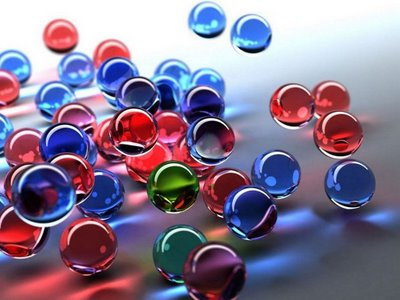
//> input picture Gausian Noise/MeanFilter/test.bmp, 400 x 300 px
$ ./MeanFilter   (built with g++ and OpenCV 4)
//> lines starting //> are read from the running program, lines starting //| are printed output that depends on the picture
#include <opencv2/highgui/highgui.hpp>
#include <iostream>

#include <opencv2/imgproc/imgproc.hpp>
using namespace cv;
using namespace std;
void GaussianMean(Mat,int,int);
Mat Gray(Mat);
int Mean(int[],int);
int main()
{
  Mat image = imread("C:\\Users\\Manoj\\Desktop\\AnoopDIP\\DIP\\Gausian Noise\\MeanFilter\\test.bmp");
//> image is the input picture: 300 rows x 400 cols, CV_8UC3; mean B, G, R 144.6, 120.1, 134.2
if (image.empty()) {
    cout << "Cannot open image!" << endl;
    return 1;
  }
Mat grayimage=Gray(image);
//> after the loop in Gray, `for(int i=0;i<height;i++)`:
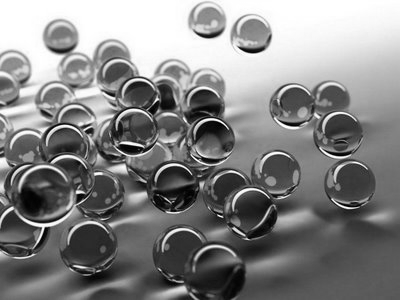
//> imgR: 300 rows x 400 cols, CV_8UC1; min 0, max 255, mean 132.7
//> after the loop in Gray, `for(int i=0;i<height;i++)`: n = 0; m = 300
GaussianMean(grayimage,4,6);
waitKey(0);
}

void GaussianMean(Mat grayimg,int w_width,int w_height){
//> called with w_width = 4, w_height = 6
int height=grayimg.rows;
//> height = 300
int width=grayimg.cols;
//> width = 400
int window[w_width*w_height];
int edgeX= w_width/2;
int edgeY = w_height/2;
Mat imageMean(height,width,CV_8UC1,Scalar(255));
int m,n;
m=edgeY;
n=edgeX;
int k;
for(int i=edgeY;i<height-edgeY;i++){
    for(int j=edgeX;j<width-edgeX;j++){
           k=0;
           for(int fx=0;fx<w_height;fx++){
              for(int fy=0;fy<w_width;fy++){
                 window[k++]=grayimg.at<uchar>(i+fy-edgeY,j+fx-edgeX);
              }
           }
    imageMean.at<uchar>(m,n++)=Mean(window,w_height*w_width);
    }
  m++;n=edgeX;
}
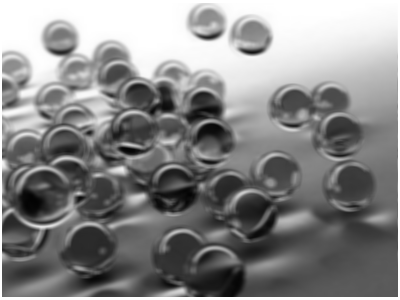
//> imageMean: 300 rows x 400 cols, CV_8UC1; min 3, max 255, mean 135.8
//> after the loop, k = 24; n = 2; m = 297

imwrite("C:\\Users\\Manoj\\Desktop\\AnoopDIP\\DIP\\Gausian Noise\\MeanFilter\\result.bmp",imageMean);
namedWindow( "Show", CV_WINDOW_AUTOSIZE );
imshow("Show",imageMean);
waitKey(0);
}
int Mean(int w[],int size){
   int sum=0;
  for(int i=0;i<size;i++){
    sum= sum+w[i];

  }
  return sum/size;
}
Mat Gray(Mat img1){
int height=img1.rows;
int width=img1.cols;
Mat imgR(height,width,CV_8UC1,Scalar(255));
int m,n;
m=n=0;
for(int i=0;i<height;i++){
    for(int j=0;j<width;j++){
            Vec3b intensity = img1.at<Vec3b>(i, j);
    int blue = intensity.val[0];
int green = intensity.val[1];
int red = intensity.val[2];

       imgR.at<uchar>(m, n++)=(red+green+blue)/3;
    }
    m++;
    n=0;
 }
 imwrite("C:/Users/Manoj/Desktop/AnoopDIP/DIP/Sobel/SibleBW.jpg",imgR);
return imgR;
}
